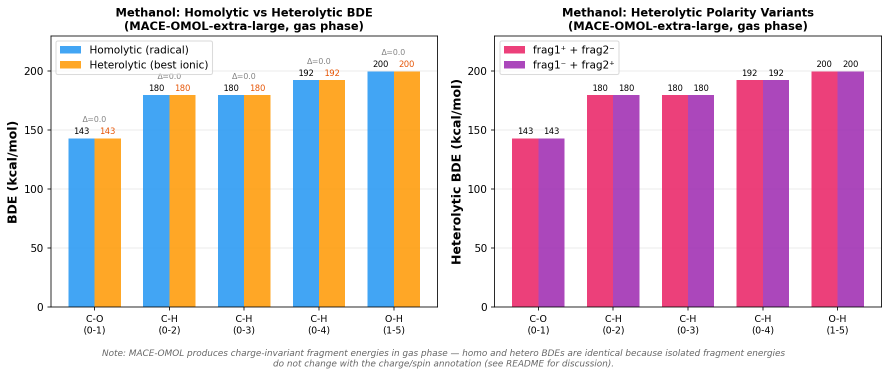
#> input picture .agents/skills/chem-bond-dissociation/examples/methanol_mace_omol_both/bde_comparison.png, 1777 x 752 px (shown at 1/2 size)
$ python upscale_image.py ../../chem-bond-dissociation/examples/methanol_mace_omol_both/bde_comparison.png
#> lines starting #> are read from the running program, lines starting #| are printed output that depends on the picture
"""
Upscale a plot image using bicubic interpolation.

Saves the upscaled image to disk. Used by the digitization pipeline
for low-resolution plot images before curve extraction.

Usage:
    python upscale_image.py plot.png --factor 2 --output plot_upscaled.png

Requirements:
    - Pixi environment: base
    - Required packages: opencv (cv2)
"""

import argparse
import sys
from pathlib import Path

import cv2


def upscale_image(
    image_path: str | Path,
    output_path: str | Path,
    factor: float = 2.0,
) -> Path:
    """
    Upscale an image by factor and save to output path.

    Uses cv2.INTER_CUBIC interpolation.

    Args:
        image_path: Path to input image.
        output_path: Path for saved upscaled image.
        factor: Scale factor (default 2.0).

    Returns:
        Path to the saved upscaled image.

    Raises:
        RuntimeError: If image cannot be loaded or saved.
    """
#> called with factor = 2
    img = cv2.imread(str(image_path))
#> img is the input picture: shape (752, 1777, 3); mean B, G, R 211, 200.8, 222.5
    if img is None:
        raise RuntimeError(f"Could not load image: {image_path}")

    if factor <= 1.0:
        raise ValueError(f"Upscale factor must be > 1.0, got {factor}")

    upscaled = cv2.resize(
        img,
        None,
        fx=factor,
        fy=factor,
        interpolation=cv2.INTER_CUBIC,
    )
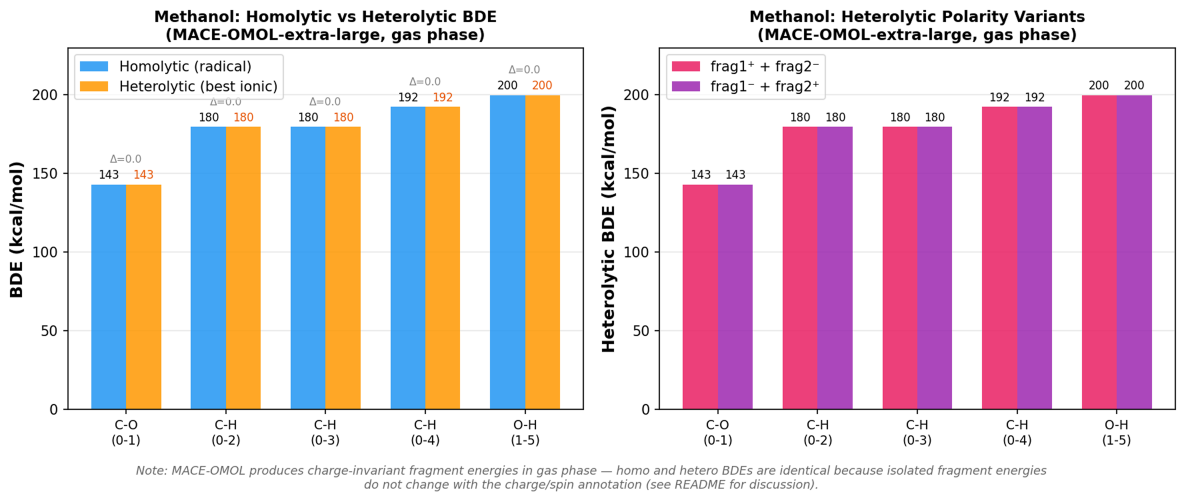
#> upscaled: shape (1504, 3554, 3) (shown at 1/3 size); mean B, G, R 210.7, 200.5, 222.2

    out_path = Path(output_path)
    out_path.parent.mkdir(parents=True, exist_ok=True)

    if not cv2.imwrite(str(out_path), upscaled):
        raise RuntimeError(f"Could not save image to: {output_path}")

    return out_path


def main() -> None:
    parser = argparse.ArgumentParser(
        description="Upscale plot image for low-resolution digitization"
    )
    parser.add_argument("image", help="Path to plot image (PNG, JPG)")
    parser.add_argument(
        "--factor",
        "-f",
        type=float,
        default=2.0,
        metavar="FACTOR",
        help="Upscale factor (default: 2.0)",
    )
    parser.add_argument(
        "--output",
        "-o",
        help="Output path for upscaled image (default: stem_upscaled.png in same dir)",
    )
    args = parser.parse_args()

    if args.factor <= 1.0:
        print(f"Error: factor must be > 1.0, got {args.factor}", file=sys.stderr)
        sys.exit(1)

    image_path = Path(args.image)
    if not image_path.exists():
        print(f"Error: Image not found: {args.image}", file=sys.stderr)
        sys.exit(1)

    if args.output:
        output_path = Path(args.output)
    else:
        output_path = (
            image_path.parent / f"{image_path.stem}_upscaled{image_path.suffix}"
        )

    try:
        out_path = upscale_image(args.image, output_path, factor=args.factor)
        print(f"Saved upscaled image to {out_path}")
    except (RuntimeError, ValueError) as e:
        print(f"Error: {e}", file=sys.stderr)
        sys.exit(1)


if __name__ == "__main__":
    main()
